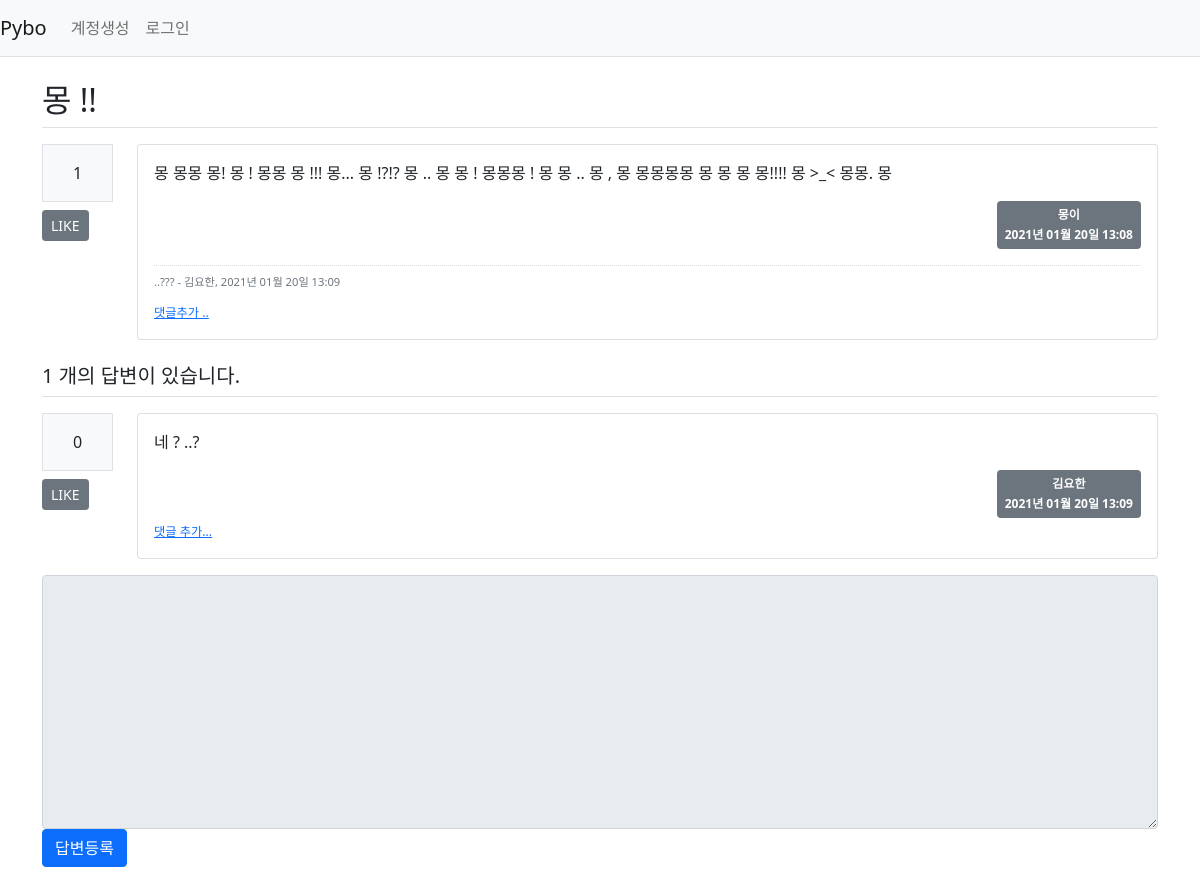
/question/detail/307/, run on the app's committed database.
### pybo/models.py (models this page shows)
class Question(db.Model):
    id = db.Column(db.Integer, primary_key=True)
    subject = db.Column(db.String(200), nullable=False)
    content = db.Column(db.Text(), nullable=False) # 글자수 제한없음 Text
    create_date = db.Column(db.DateTime(), nullable=False)
    user_id = db.Column(db.Integer, db.ForeignKey(
        'user.id', ondelete='CASCADE'), nullable=False) # server_default='1')
    user = db.relationship('User', backref=db.backref('question_set'))
    modify_date = db.Column(db.DateTime(), nullable=True)
    voter = db.relationship('User', secondary=question_voter, backref=db.backref('question_voter_set'))

class User(db.Model):
    id = db.Column(db.Integer, primary_key=True)
    username = db.Column(db.String(150), unique=True, nullable=False)
    password = db.Column(db.String(200), nullable=False)
    email = db.Column(db.String(120), unique=True, nullable=False)

class Comment(db.Model):
    id = db.Column(db.Integer, primary_key=True)
    user_id = db.Column(db.Integer, db.ForeignKey(
        'user.id', ondelete='CASCADE'), nullable=False)
    user = db.relationship('User', backref=db.backref('comment_set'))
    content = db.Column(db.Text(), nullable=False)
    create_date = db.Column(db.DateTime(), nullable=False)
    modify_date = db.Column(db.DateTime())
    question_id = db.Column(db.Integer, db.ForeignKey(
        'question.id', ondelete='CASCADE'), nullable=True)
    question = db.relationship('Question', backref=db.backref('comment_set'))
    answer_id = db.Column(db.Integer, db.ForeignKey(
        'answer.id', ondelete='CASCADE'), nullable=True)
    answer = db.relationship('Answer', backref=db.backref('comment_set'))

class Answer(db.Model):
    id = db.Column(db.Integer, primary_key=True )
    question_id = db.Column(db.Integer, db.ForeignKey('question.id', ondelete='CASCADE'))
    question = db.relationship('Question', backref=db.backref('answer_set', ))
    content = db.Column(db.Text(), nullable=False)
    create_date = db.Column(db.DateTime(), nullable=False)
    user_id = db.Column(db.Integer, db.ForeignKey(
        'user.id', ondelete='CASCADE'), nullable=False)
    user = db.relationship('User', backref=db.backref('answer_set'))
    modify_date = db.Column(db.DateTime(), nullable=True)
    voter = db.relationship('User', secondary=answer_voter, backref=db.backref('answer_voter_set'))

### pybo/views/question_views.py (the view)
@bp.route('/detail/<int:question_id>/')
def detail(question_id):
    form = AnswerForm()
    question = Question.query.get_or_404(question_id)
    return render_template('questions/question_detail.html', question=question, form=form)

### pybo/forms.py
class AnswerForm(FlaskForm):
    content = TextAreaField('내용', validators=[DataRequired(' 내용은 필수 입력 항목입니다. ')])

### pybo/filter.py (called while the page is built)
def format_datetime(value, fmt='%Y년 %m월 %d일 %H:%M'):
    return value.strftime(fmt)

### pybo/views/auth_views.py (called while the page is built)
@bp.before_app_request
def load_logged_in_user():
    user_id = session.get('user_id')
    if user_id is None:
        g.user = None
    else:
        g.user = User.query.get(user_id)

### pybo/templates/questions/question_detail.html (shortened to what this page needs)
{% extends 'base.html' %}
{% block content %}
<div class="container my-3">
    <h2 class="border-bottom py-2">{{ question.subject }}</h2>
    <div class="row my-3">
        <div class="col-1">
            <div class="bg-light text-center p-3 border font-weight-bolder mb-1">
                {{ question.voter|length }} </div>
            <a href="#" data-uri="{{ url_for('vote.question', question_id=question.id) }}"
                class="recommend btn btn-sm btn-secondary btn-block my-1"> LIKE </a>
        </div>
        <div class="col-11">
            <div class="card">
                <div class="card-body">
                    <div class="card-text">{{ question.content|markdown }}</div>
                        <div class="d-flex justify-content-end">
                            <span class="badge bg-secondary p-2 text-left">
                                <div class="mb-2">{{ question.user.username }}</div>
                                <div>{{ question.create_date|datetime }}</div>
                            </span>
                        </div>
                        {% if question.comment_set|length > 0 %}
                        <div class="mt-3">
                            {% for comment in question.comment_set %}
                                <div class="comment py-2 text-muted">
                                    <span style="white-space: pre-line;">{{ comment.content }}</span>
                                    <span>
                                        - {{ comment.user.username }}, {{ comment.create_date|datetime }}
                                    </span>
                                </div>
                                {% endfor %}
                                </div>
                                {% endif %}
                                <div>
                                    <a href="{{ url_for('comment.create_question',
                                    question_id=question.id) }}" class="small"><small>댓글추가 ..</small></a>
                                </div>
                    </div>
                </div>
            </div>
        </div>
        <h5 class="border-bottom my-3 py-2">{{ question.answer_set|length }} 개의 답변이 있습니다.</h5>
        {% for answer in question.answer_set %}
        <div class="row my-3">
            <div class="col-1">
                <div class="bg-light text-center p-3 border font-weight-bolder mb-1">
                    {{ answer.voter|length }}
                </div>
                <a href="#" data-uri="{{ url_for('vote.answer', answer_id=answer.id) }}"
                class="recommend btn btn-sm btn-secondary btn-block my-1">LIKE</a>
            </div>
            <div class="col-11">
                <div class="card">
                    <div class="card-body">
                        <div class="card-text">{{ answer.content|markdown }}</div>
                            <div class="d-flex justify-content-end">
                                <span class="badge bg-secondary p-2 text-left">
                                    <div class="mb-2">{{ answer.user.username }}</div>
                                    <div>{{ answer.create_date|datetime }}</div>
                                </span>
                            </div>
                    <div>
                        <a href="{{ url_for('comment.create_answer', answer_id=answer.id)}}"
                        class="small"><small>댓글 추가...</small></a>
                    </div>
                    </div>
                </div>
            </div>
        </div>
    {% endfor %}
    <form action="{{ url_for('answer.create', question_id=question.id) }}" method="post" class="my-3">
        <div class="form-group">
            <textarea {% if not g.user %}disabled{% endif %} name="content" id="content" class="form-control" rows="10" ></textarea>
        </div>
        <input type="submit" value="답변등록" class="btn btn-primary">
    </form>
</div>
{% endblock %}

### pybo/static/style.css (style rules this page uses)
.comment { border-top:dotted 1px #ddd; font-size:0.7em; }

### data on the page
Question: subject "몽 !!", content "몽 몽몽 몽! 몽 ! 몽몽 몽 !!! 몽... 몽 !?!? 몽 .. 몽 몽 ! 몽몽몽 ! 몽 몽 .. 몽 , 몽 몽몽몽몽 몽 몽 몽 몽!!!! 몽 >_< 몽몽. 몽", create_date "2021년 01월 20일 13:08"
User: user.username "몽이"
Comment: content "..???", user.username "김요한", create_date "2021년 01월 20일 13:09"
Answer: voter|length "0", content "네 ? ..?", user.username "김요한", create_date "2021년 01월 20일 13:09"

### other printed values
{{ question.voter|length }} "1"
{{ question.answer_set|length }} "1"
